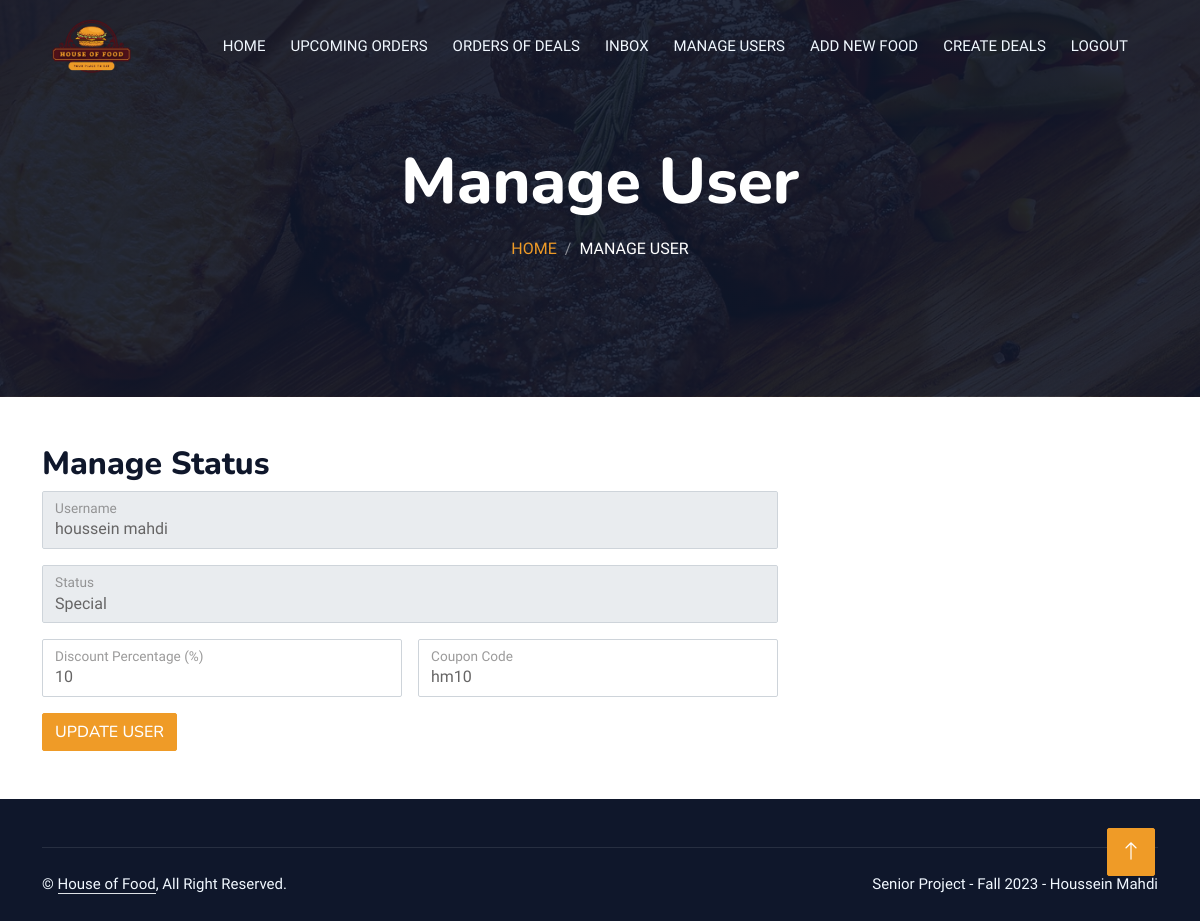
Page /admin/edit-user-stts.php?uid=2654 on the committed database.
### tables this page shows
CREATE TABLE IF NOT EXISTS `users` (
  `userID` int(11) NOT NULL AUTO_INCREMENT,
  `firstName` varchar(100) NOT NULL,
  `lastName` varchar(100) NOT NULL,
  `email` varchar(100) NOT NULL,
  `phone` int(11) NOT NULL,
  `password` varchar(100) NOT NULL,
  `status` int(11) NOT NULL,
  `coupon_code` varchar(100) NOT NULL,
  `discount` int(11) NOT NULL,
  PRIMARY KEY (`userID`)
);

### admin/edit-user-stts.php (the view, shortened to what this page needs)
<?php
include "header.php";
$uid = $_GET['uid'];
?>
<div class="container-xxl py-5 bg-dark hero-header mb-5">
                <div class="container text-center my-5 pt-5 pb-4">
                    <h1 class="display-3 text-white mb-3 animated slideInDown">Manage User</h1>
                    <nav aria-label="breadcrumb">
                        <ol class="breadcrumb justify-content-center text-uppercase">
                            <li class="breadcrumb-item"><a href="home.php">Home</a></li>
                            <li class="breadcrumb-item text-white active" aria-current="page">Manage User</li>
                        </ol>
                    </nav>
                </div>
            </div>
<div class="contact-from-section mt-150 mb-150">
		<div class="container">
			<div class="row">
				<div class="col-lg-8 mb-5 mb-lg-0">
					<div class="form-title">
						<h2>Manage Status</h2>
					</div>
					<div class="contact-form">
<?php
$result1 = mysqli_query($con,"SELECT * FROM users WHERE userID='$uid'");
if(mysqli_num_rows($result1)>0){
   $row1 = mysqli_fetch_array($result1);
  ?>
                            <form action="update-user-stts.php?uid=<?php echo $uid ?>" method="POST" enctype="multipart/form-data">
                                <div class="row g-3">
                                    <div class="col-md-12">
                                        <div class="form-floating">
                                            <input type="text" class="form-control" value="<?php echo $row1['firstName'] ?> <?php echo $row1['lastName'] ?>" readonly name="name">
                                            <label for="name">Username</label>
                                        </div>
                                    </div>
                                    <div class="col-md-12">
                                        <div class="form-floating">
                                            <select class="form-control" name="status">
                                                <option value="1">Special</option>
                                            </select>
                                            <label for="email">Status</label>
                                        </div>
                                    </div>
                                    <div class="col-6">
                                        <div class="form-floating">
                                            <input type="number" class="form-control" value="<?php echo $row1['discount'] ?>" placeholder="Discount Percentage (%)" name="discount">
                                            <label for="subject">Discount Percentage (%)</label>
                                        </div>
                                    </div>
                                    <div class="col-6">
                                        <div class="form-floating">
                                            <input type="text" class="form-control" value="<?php echo $row1['coupon_code'] ?>" placeholder="Coupon Code" name="ccode">
                                            <label for="message">Coupon Code</label>
                                        </div>
                                    </div>
                                    <div class="col-12">
                                        <button class="btn btn-primary" type="submit">Update User</button>
                                    </div>
                                </div>
                            </form>
                            <?php } ?>
					</div>
				</div>
			</div>
		</div>
	</div>
       <div class="container-fluid bg-dark text-light footer pt-5 mt-5 wow fadeIn" data-wow-delay="0.1s">
         <div class="container">
                <div class="copyright">
                    <div class="row">
                        <div class="col-md-6 text-center text-md-start mb-3 mb-md-0">
                            &copy; <a class="border-bottom" href="home.php">House of Food</a>, All Right Reserved.
                        </div>
                        <div class="col-md-6 text-center text-md-end">
                            <div class="footer-menu">
                                Senior Project - Fall 2023 - Houssein Mahdi
                            </div>
                        </div>
                    </div>
                </div>
            </div>
        </div>
        <a href="#" class="btn btn-lg btn-primary btn-lg-square back-to-top"><i class="bi bi-arrow-up"></i></a>
    </div>
</body>
</html>

### css/s1.css (style rules this page uses)
:root { --primary: #FE9b27; --light: #F1F8FF; --dark: #0F172B; }
.back-to-top { position: fixed; display: none; right: 45px; bottom: 45px; z-index: 99; }
.btn { font-family: 'Nunito', sans-serif; font-weight: 500; text-transform: uppercase; transition: .5s; }
.btn.btn-primary, .btn.btn-secondary { color: #FFFFFF; }
.btn-lg-square { width: 48px; height: 48px; }
.btn-square, .btn-sm-square, .btn-lg-square { padding: 0; display: flex; align-items: center; justify-content: center; font-weight: normal; border-radius: 2px; }
.hero-header { background: linear-gradient(rgba(15, 23, 43, .9), rgba(15, 23, 43, .9)), url(../img/bg-hero.jpg); background-position: center center; background-repeat: no-repeat; background-size: cover; }
.breadcrumb-item + .breadcrumb-item::before { color: rgba(255, 255, 255, .5); }
.footer .copyright { padding: 25px 0; font-size: 15px; border-top: 1px solid rgba(256, 256, 256, .1); }
.footer .copyright a { color: var(--light); }

### rows in the picture
users: name "houssein mahdi", discount "10", ccode "hm10"
